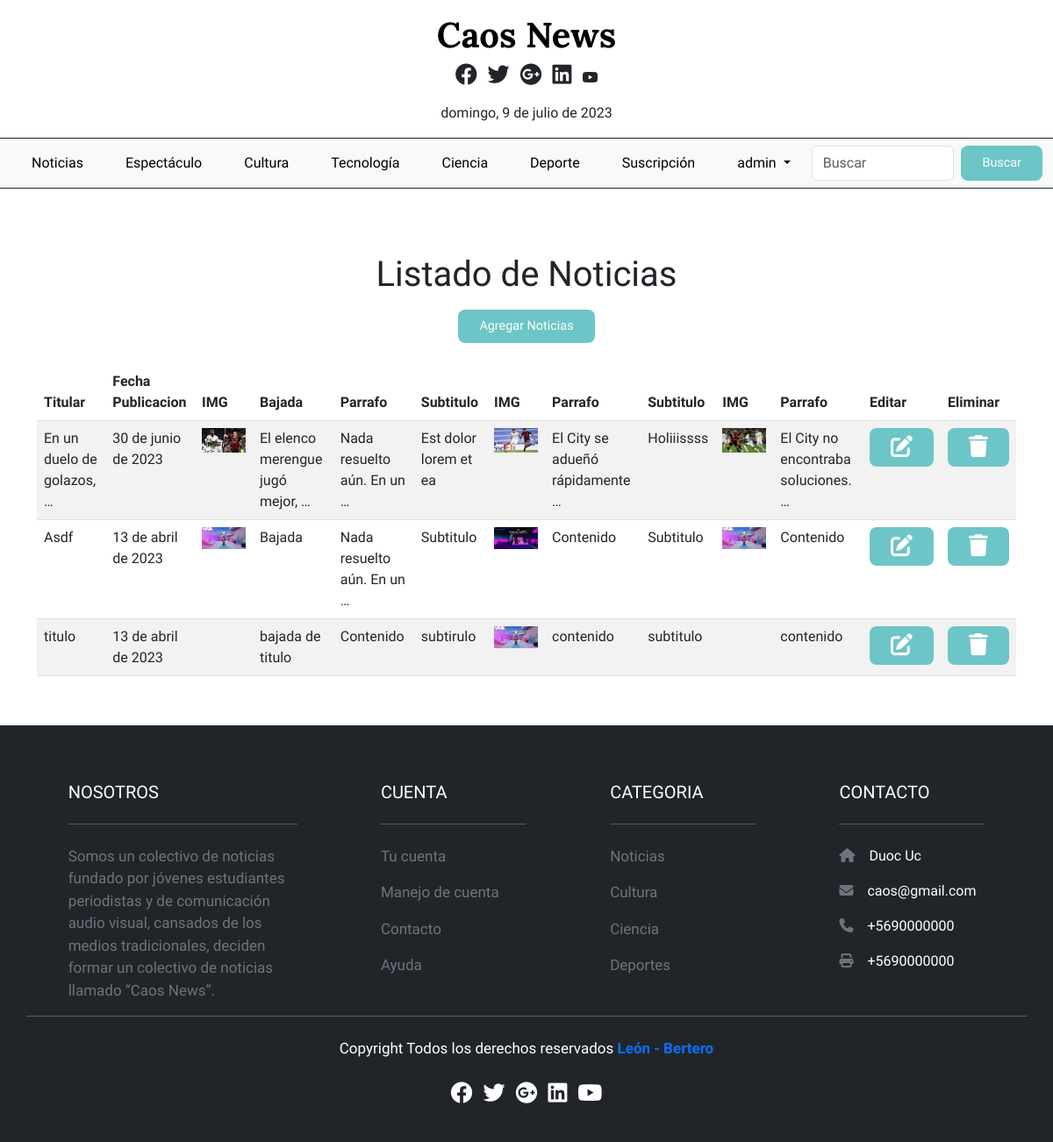
The page /listado/ (signed in) on the database as committed earlier.
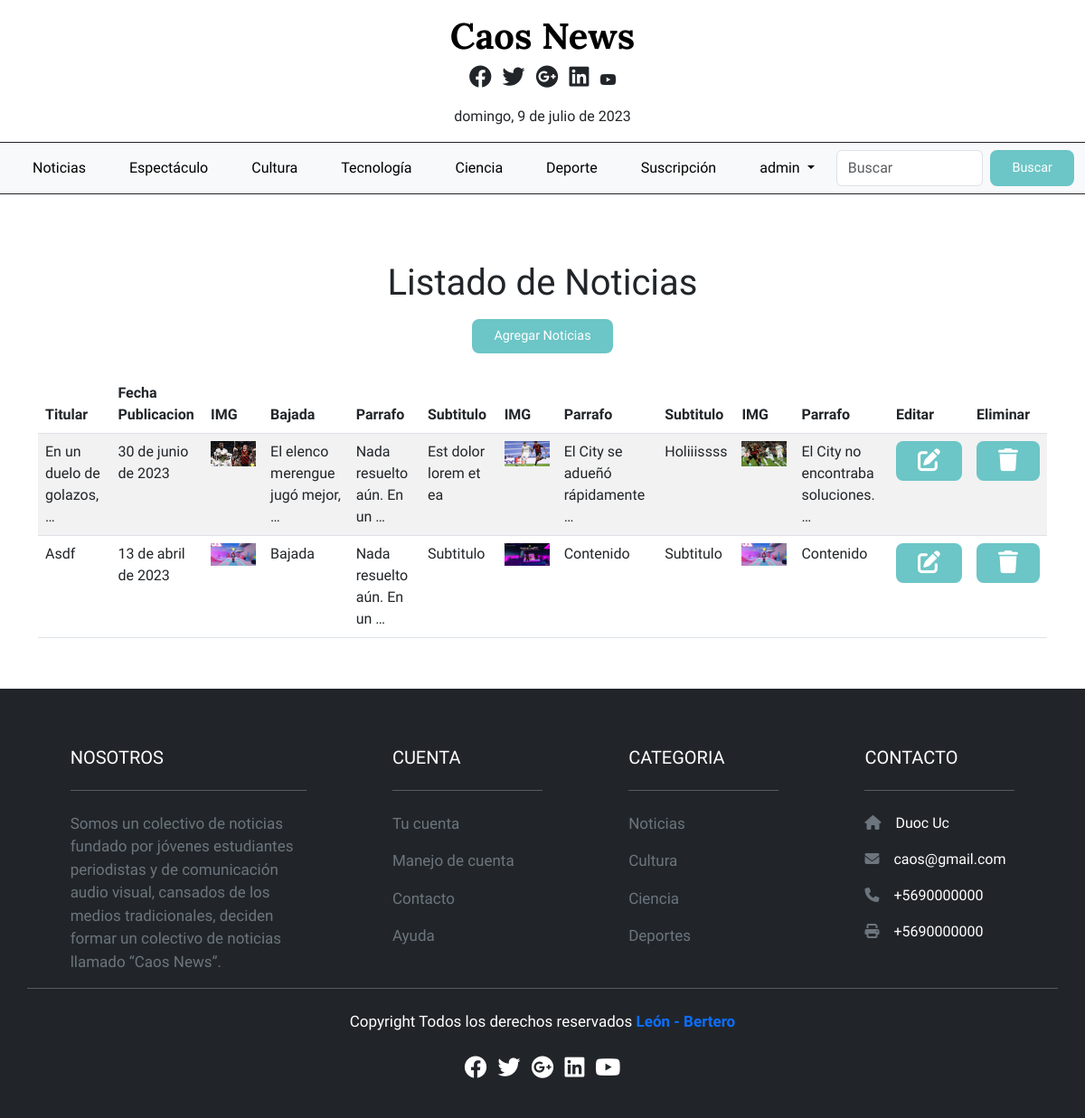
The same page on the database as committed later.
### noticias/models.py (models this page shows, shortened)
class Categoria(models.Model):
    id_categoria     = models.AutoField(db_column='idCategoria', primary_key=True)
    categoria        = models.CharField(max_length=20, blank= False, null=False)

class Noticia(models.Model):
    id_noticia        = models.AutoField(db_column='idNoticia', primary_key=True)
    titulo            = models.CharField(max_length=100)
    fecha_publicacion = models.DateField(blank=False, null=False)
    id_categoria      = models.ForeignKey('Categoria', on_delete=models.CASCADE, db_column='idCategoria')
    img_hero          = models.ImageField(upload_to='hero', null=True, blank=True)
    bajada_titulo     = models.CharField(max_length=100)
    contenido         = models.CharField(max_length=1000)
    subtitulo         = models.CharField(max_length=100)
    img_noticias      = models.ImageField(upload_to='noticias', null=True, blank=True)
    contenido2        = models.CharField(max_length=1000)
    subtitulo2        = models.CharField(max_length=100)
    img_noticias2     = models.ImageField(upload_to='noticias2', null=True,blank=True)
    contenido3        = models.CharField(max_length=1000)

### noticias/views.py (the view)
# urls.py: path('listado/', views.listado, name='listado'),
def listado(request):
    noticia = Noticia.objects.all()
    categorias = Categoria.objects.all()
    context = {
        "noticia": noticia,
        "categorias": categorias
    }
    return render(request, 'noticias/gestion/listado.html', context)

### noticias/templates/noticias/gestion/listado.html (shortened to what this page needs)
{% extends '../base.html' %}
{% load static %}
{% block body %}
<div class="row">
    <div class="col-sm-12">
        <h1 style="text-align: center;">Listado de Noticias</h1>
        <div class="p-2 d-flex justify-content-center"  >
            <a href="{% url 'add'%}" class="btn btn-primary">Agregar Noticias</a>
          </div>
          {% if user.is_superuser %}
        <div class="table-responsive py-3 "  >
            <table class="table table-striped">
                <thead>
                    <tr >
                        <th>Titular</th>
                        <th>Fecha Publicacion</th>
                        <th>IMG</th>
                        <th>Bajada</th>
                        <th>Parrafo</th>
                        <th>Subtitulo</th>
                        <th>IMG</th>
                        <th>Parrafo</th>
                        <th>Subtitulo</th>
                        <th>IMG</th>
                        <th>Parrafo</th>
                        <th>Editar</th>
                        <th>Eliminar</th>
                    </tr>
                </thead>
                <tbody>
                    {% for n in noticia %}
                    <tr class="fila-tabla" style="height: 50px;">
                        <td>{{n.titulo|truncatewords:5 }}</td>
                        <td>{{n.fecha_publicacion}}</td>
                        <td><img src="{{n.img_hero.url}}" alt="" width="50px"></td>
                        <td>{{n.bajada_titulo|truncatewords:5 }}</td>
                        <td>{{n.contenido|truncatewords:5 }}</td>
                        <td>{{n.subtitulo|truncatewords:5 }}</td>
                        <td><img src="{{n.img_noticias.url}}" alt="" width="50px"></td>
                        <td>{{n.contenido2|truncatewords:5 }}</td>
                        <td>{{n.subtitulo2|truncatewords:5 }}</td>
                        <td><img src="{{n.img_noticias2.url}}" alt="" width="50px"></td>
                        <td>{{n.contenido3|truncatewords:5 }}</td>
                        <td><a href="edit/{{n.id_noticia}}" class="btn btn-primary"><i class="fa-solid fa-pen-to-square"></i> </a></td>
                        <td><a href="delete/{{n.id_noticia}}" onclick="return confirmDelete();" class="btn btn-danger btnEliminacion"><i class="fa-sharp fa-solid fa-trash"></i></a></td>
                    </tr>
                    {% endfor %}
                </tbody>
            </table>
        </div>
        {% endif %}
    </div>
</div>
{% endblock %}

### noticias/templates/noticias/base.html (shortened to what the changed rows need)
{% load static %}
<!doctype html>
<html lang="es">
  <head>
    <link href="https://cdn.jsdelivr.net/npm/bootstrap@5.3.0-alpha3/dist/css/bootstrap.min.css" rel="stylesheet">
    <link rel="stylesheet" href="https://cdnjs.cloudflare.com/ajax/libs/font-awesome/6.4.0/css/all.min.css" />
    <link rel="stylesheet" href="{% static 'css/style.css' %}">
    <link rel="stylesheet" href="https://cdn.datatables.net/1.13.4/css/dataTables.bootstrap5.min.css"></link>
  </head>
  <body>
    <header class="mt-0 pt-0">
      <div id="topbar" class="bg-cover clearfix pt-3">
        <h2 class="logo"><a href="/">Caos News</a></h2>
      </div>
      <nav class="navbar navbar-expand-lg bg-body-tertiary">
        <div class="container-fluid">
          <div class="collapse navbar-collapse" id="navbarSupportedContent">
            <ul class="navbar-nav me-auto mb-2 mb-lg-0">
              {% for categoria in categorias %}
              <li class="nav-item">
                <a class="nav-link active" href="/noticia/{{categoria.id_categoria}}">{{categoria.categoria}}</a>
              </li>
              {% endfor %}
          </div>
        </div>
      </nav>
    </header>
    <div class="container py-4">
        {% block body %}
        {% endblock %}
    </div>
  </body>
</html>

Rows that differ between the two databases and show on the page:
removed Noticia: titulo "titulo", fecha_publicacion "13 de abril de 2023", bajada_titulo "bajada de titulo", contenido "Contenido", subtitulo "subtirulo", img_noticias (picture), contenido2 "contenido", subtitulo2 "subtitulo", contenido3 "contenido"
